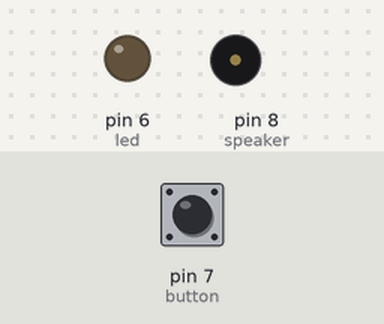
Bench run of a sketch on a simulated Arduino Uno, built with avr-gcc and run on an emulated ATmega328P. Shown: output pins drawn as LEDs (lit = HIGH), buzzer (waves = sounding). Dashed ring = blinking. The test bench sets the inputs (shaded band); at power-on: pin 7 (button) HIGH.

Above: at 1.2 s.
1.3 s: pin 7 (button) pulled LOW for 1 s
At 1.45 s:
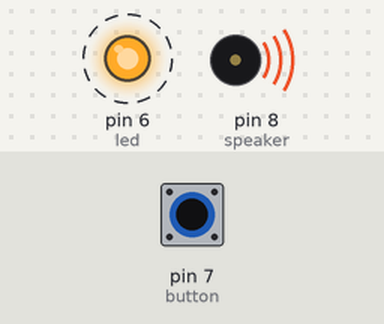
3.8 s: pin 7 (button) pulled LOW for 3.2 s
At 8.1 s:
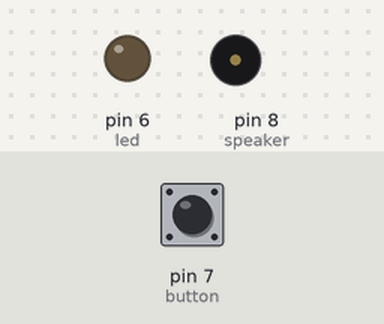
Timing chart, 0 to 9.6 s (numbered marks = the images above; inputs shaded):
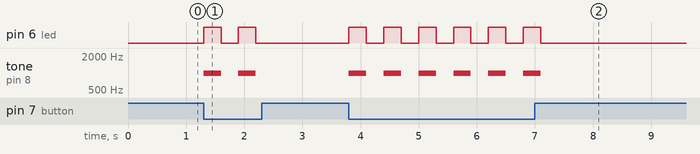

The sketch:

xi_nhan.ino
```cpp
int button = 7;
int speaker = 8;
int led = 6;

void setup() {
  Serial.begin(9600);
  pinMode(button, INPUT_PULLUP);
  pinMode(led, OUTPUT);
  digitalWrite(led, LOW);
}

void loop() {
  int reading = digitalRead(button);
  if (reading == LOW) {
    xi_nhan();
  }
  else {
    noTone(speaker);
  }
}

void xi_nhan() {
  tone(speaker, 1000);
  digitalWrite(led, HIGH);
  delay(300);
  noTone(speaker);
  digitalWrite(led, LOW);
  delay(300);
}
```

Measured:
- after the input at 1.3 s, pin 6 (led): alternates HIGH for 0.30 s and LOW for 0.30 s, 4 changes in all, then stays LOW, starting at once; tone on pin 8 (speaker): alternates 1000 Hz for 0.30 s and silent for 0.30 s, 4 changes in all, then stays silent, starting at once
- after the input at 3.8 s, pin 6 (led): alternates HIGH for 0.30 s and LOW for 0.30 s, 12 changes in all, then stays LOW, starting at once; tone on pin 8 (speaker): alternates 1000 Hz for 0.30 s and silent for 0.30 s, 12 changes in all, then stays silent, starting at once
